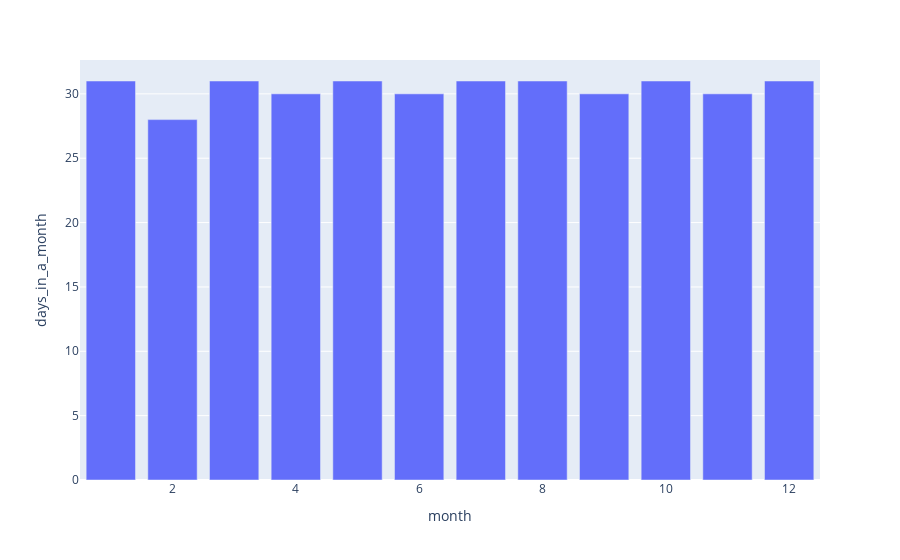

Source (notebook cell):
### Code cell
fig = px.bar(average_per_month, x='month', y='days_in_a_month')
fig

### Figure 1 — Plotly figure (JSON) as saved in the notebook; plotly's stock layout.template omitted (floating-point values rounded to 4 significant figures)
{"data": [{"alignmentgroup": "True", "hovertemplate": "month=%{x}<br>days_in_a_month=%{y}<extra></extra>", "legendgroup": "", "marker": {"color": "#636efa"}, "name": "", "offsetgroup": "", "orientation": "v", "showlegend": false, "textposition": "auto", "type": "bar", "x": [1, 2, 3, 4, 5, 6, 7, 8, 9, 10, 11, 12], "xaxis": "x", "y": [31, 28, 31, 30, 31, 30, 31, 31, 30, 31, 30, 31], "yaxis": "y"}], "layout": {"barmode": "relative", "legend": {"tracegroupgap": 0}, "margin": {"t": 60}, "xaxis": {"anchor": "y", "domain": [0, 1], "title": {"text": "month"}}, "yaxis": {"anchor": "x", "domain": [0, 1], "title": {"text": "days_in_a_month"}}}}
